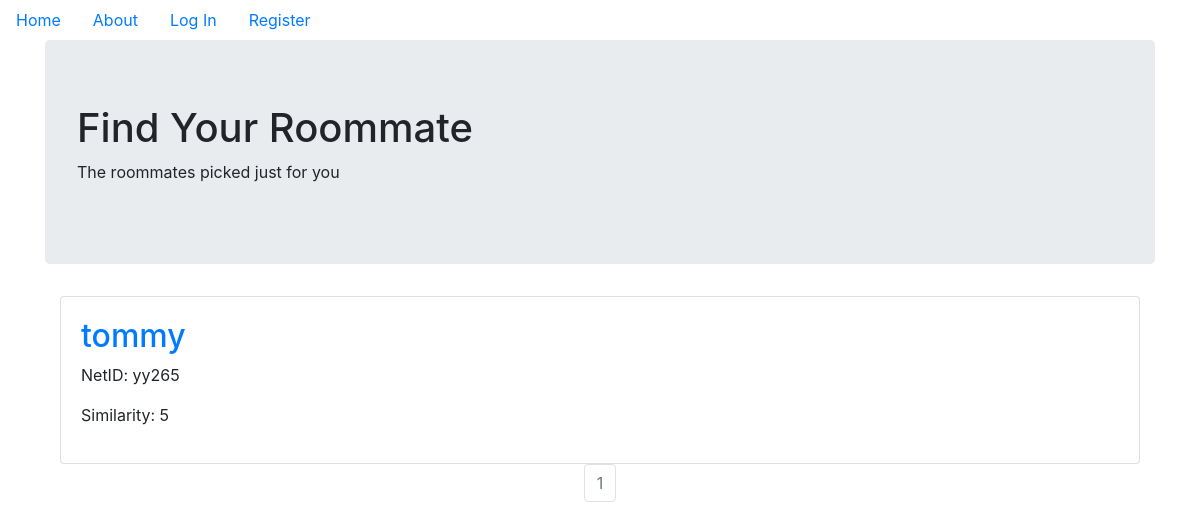
/match, run on an earlier commit of the app's database.
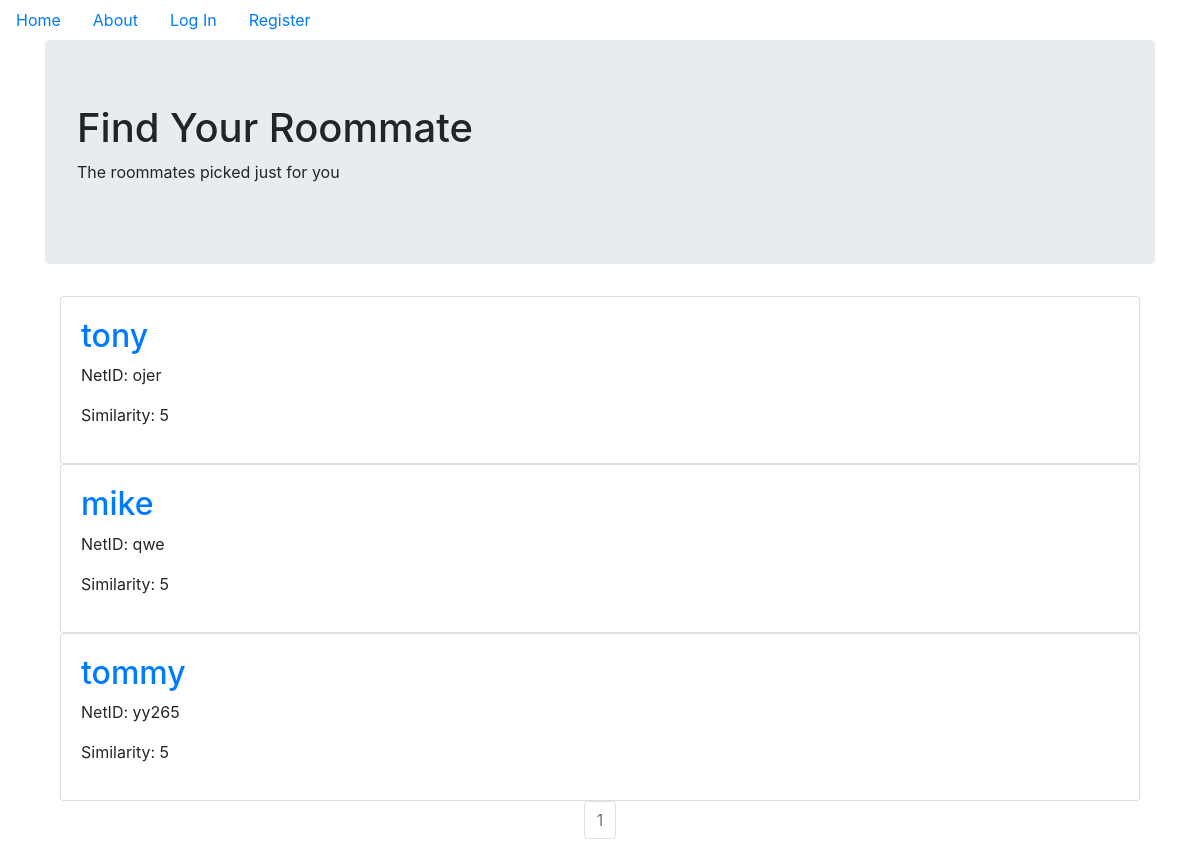
And on a later commit of the database.
### roommatefinder/models.py (models this page shows, shortened)
class User(db.Model,UserMixin):
    __tablename__ = 'users'
    id = db.Column(db.Integer,primary_key=True, nullable=False)
    netid = db.Column(db.String(64),unique=True,index=True, nullable=False)
    name = db.Column(db.String(64),nullable=False,index=True)
    gender = db.Column(db.String(1), nullable=False)
    year = db.Column(db.Integer, nullable=False)
    smoking = db.Column(db.String(1), nullable=False)
    sleeping = db.Column(db.Integer, nullable=False)
    waking = db.Column(db.Integer, nullable=False)
    room_utility = db.Column(db.String(10), nullable=False)
    on_campus = db.Column(db.String(10), nullable=False)
    profile_image = db.Column(db.String(64),nullable=False,default='default_profile.png')
    password_hash = db.Column(db.String(128))
    posts = db.relationship('BlogPost',backref='author',lazy=True)

### roommatefinder/match/views.py (the view)
@match.route('/match')
def index():
    page = request.args.get('page',1,type=int)
    users = User.query.order_by(User.id.desc()).paginate(page=page,per_page=5)
    return render_template('match.html',users=users, similarity=5)

### roommatefinder/templates/match.html
{% extends "base.html" %}
{% block content %}
  <div class="jumbotron">
    <h1>Find Your Roommate</h1>
    <p>The roommates picked just for you</p>
  </div>
  <div class="container">
    {% for user in users.items %}
    <div class="card" >
      <div class="card-body">
        <h2><a class="card-title" href="  {{ url_for('users.user_posts', netid=user.netid) }}">{{ user.name }}</a></h2>
        <p>NetID: {{ user.netid }}</p>
        <p>Similarity: {{ similarity }}</p>
      </div>
    </div>
   {% endfor %}
   <nav aria-label="Page navigation example">
     <ul class="pagination justify-content-center">
       {% for page_num in users.iter_pages(left_edge=1, right_edge=1, left_current=1, right_current=2) %}
          {% if users.page == page_num %}
          <li class="page-item disabled">
            <a class="page-link" href="{{ url_for('core.index', page=page_num) }}">{{ page_num }}</a>
          </li>
          {% else %}
            <li class="page-item"><a class="page-link" href="{{ url_for('core.index', page=page_num) }}">{{ page_num }}</a></li>
          {% endif %}
      {% endfor %}
    </nav>
{% endblock %}

### roommatefinder/templates/base.html (shortened to what this page needs)
<!DOCTYPE html>
<html lang="en" dir="ltr">
  <head>
    <link rel="stylesheet" href="https://maxcdn.bootstrapcdn.com/bootstrap/4.0.0/css/bootstrap.min.css">
  </head>
  <body>
    <ul class='nav'>
      <li class='nav-link'>
        <a href="{{url_for('core.index')}}">Home</a>
      </li>
      <li class='nav-link'>
        <a href="{{url_for('core.info')}}">About</a>
      </li>
      {% if current_user.is_authenticated %}
      <li class='nav-link'>
        <a href="{{url_for('users.logout')}}">Log Out</a>
      </li>
      <li class='nav-link'>
        <a href="{{url_for('users.account')}}">Account</a>
      </li>
      <li class='nav-link'>
        <a href="{{url_for('match.index')}}">Match</a>
      </li>
      <li class='nav-link'>
        <a href="{{url_for('blog_posts.create_post')}}">Create Post</a>
      </li>
      {% else %}
      <li class='nav-link'>
        <a href="{{url_for('users.login')}}">Log In</a>
      </li>
      <li class='nav-link'>
        <a href="{{url_for('users.register')}}">Register</a>
      </li>
      {% endif %}
    </ul>
<div class="container">
  {% block content %}
  {% endblock %}
</div>
  </body>
</html>

What changed in the data, as far as the page shows it:
added User: name "tony", netid "ojer", similarity "5"
added User: name "mike", netid "qwe", similarity "5"
